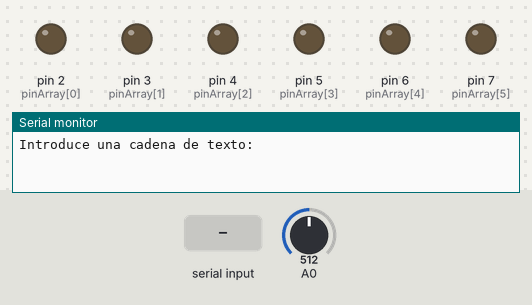
Simulated run of this sketch. Board: Arduino Uno, built with avr-gcc and run on an emulated ATmega328P. Parts: output pins drawn as LEDs (lit = HIGH), the last lines printed to the serial monitor. The test bench sets the inputs (shaded band); at power-on: A0 = 512.

Above: at 1.8 s.
1.9 s: A0 set to 493
At 2.29 s:
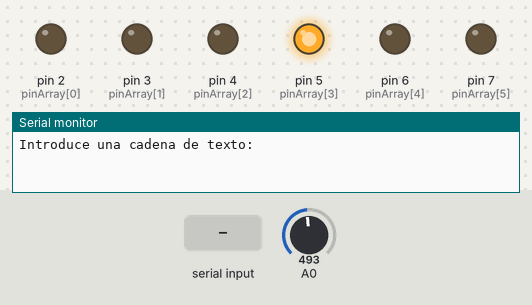
6.0 s: A0 set to 306
At 8.96 s:
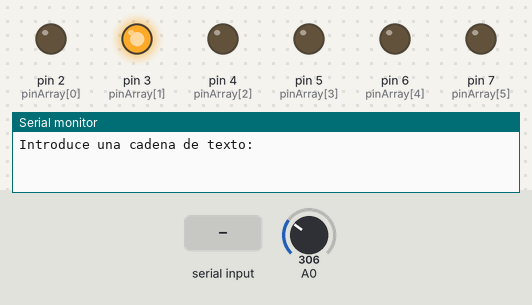
9.5 s: "90,45\n" received over Serial
13.0 s: "30,150\n" received over Serial
16.5 s: "5\n" received over Serial
At 18.43 s:
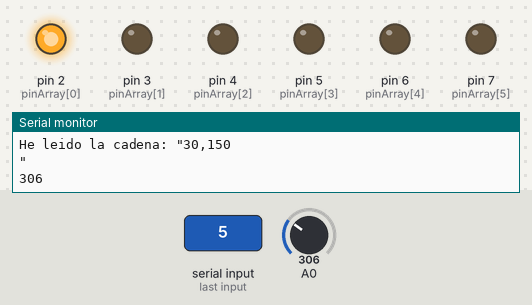
Timing chart, 0 to 21.4 s (numbered marks = the images above; inputs shaded):
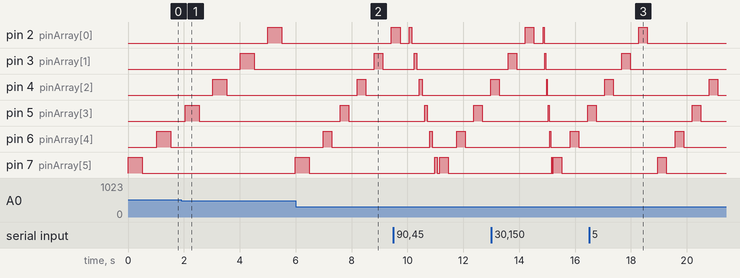

The sketch:

Ejercicio09_cochefant_stico.ino
```cpp
/* Knight Rider 2
   --------------
   Reducing the amount of code using for(;;).
   (cleft) 2005 K3, Malmo University
   @author: David Cuartielles
   @hardware: David Cuartielles, Aaron Hallborg
   @modified by: aprendiendoarduino
*/

int pinArray[] = {2, 3, 4, 5, 6, 7};
int count = 0;
int timer = 100;
String leido = "";

void setup() {
  Serial.begin(9600);
  Serial.println("Introduce una cadena de texto: ");
  // we make all the declarations at once
  for (count = 0; count < 6; count++) {
    pinMode(pinArray[count], OUTPUT);
  }
}

void loop() {
  //timer = analogRead(A0);  //El valor leido por analog read es el temporizador

  int timer = leido.toInt();
  //coche_fantastico();
  for (count = 0; count < 6; count++) {
    //timer = analogRead(A0);
    digitalWrite(pinArray[count], HIGH);
    delay(timer);
    digitalWrite(pinArray[count], LOW);
    delay(timer);
  }
  for (count = 5; count >= 0; count--) {
    timer = analogRead(A0);
    digitalWrite(pinArray[count], HIGH);
    delay(timer);
    digitalWrite(pinArray[count], LOW);
    delay(timer);
  }

  if (Serial.available() > 0) {
    leido = ""; //vacio lo leido
    do {
      char caracter_leido;
      delay(5);
      caracter_leido = Serial.read();
      leido += caracter_leido;
    }  while (Serial.available() > 0);

    Serial.println("He leido la cadena: \"" + leido + "\"");
    Serial.println(timer);
  //cantidad_luz();
}}


/*void cantidad_luz()
{
  int sensibilidad=0;
  for (magnitud=0; magnitud

  }*/
/*void coche_fantastico()
{
  for (count = 0; count < 6; count++) {
    timer = analogRead(A0);
    digitalWrite(pinArray[count], HIGH);
    delay(timer);
    digitalWrite(pinArray[count], LOW);
    delay(timer);
  }
  for (count = 5; count >= 0; count--) {
    timer = analogRead(A0);
    digitalWrite(pinArray[count], HIGH);
    delay(timer);
    digitalWrite(pinArray[count], LOW);
    delay(timer);
  }
}*/
```

Measured:
- the behaviour switches between 501 and 500 on A0 (found by bisection; images 0 and 1)
- after the input at 1.9 s, pin 7 (pinArray[5]): LOW → HIGH after 4.1 s
- after the input at 6.0 s, pin 2 (pinArray[0]): LOW → HIGH after 3.4 s; pin 3 (pinArray[1]): LOW → HIGH after 2.8 s, → LOW 0.31 s later
- after the input at 16.5 s, pin 2 (pinArray[0]): goes on until 18.6 s, then stays LOW; pin 3 (pinArray[1]): goes on until 18.0 s, then stays LOW
- by itself, pin 4 (pinArray[2]): alternates HIGH for 0.31 s and LOW for 3.4 s
